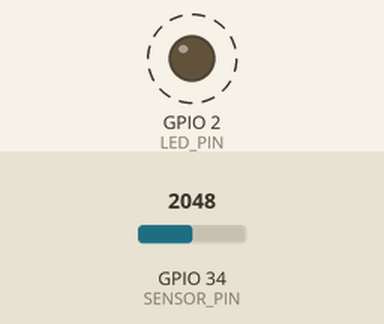
Recording of a sketch running on a simulated ESP32. Parts: output pins drawn as LEDs (lit = HIGH). Dashed ring = blinking. The test bench sets the inputs (shaded band); at power-on: GPIO 34 (SENSOR_PIN) = 2048. Random numbers use the default seed unless the sketch sets one; nothing arrives over Bluetooth unless stated; what the sketch prints to the serial monitor is not drawn.

Above: at 1.5 s.
Timing chart, 0 to 5.6 s (numbered marks = the images above):
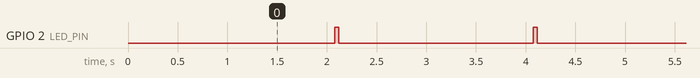

The sketch:

oxysense_6_cylinders.ino
```cpp
/*
 * ==============================================================================
 * OxySense — ESP32 Smart Oxygen Cylinder Monitoring System (6-Cylinder Firmware)
 * ==============================================================================
 *
 * Hardware:
 *   - ESP32 Development Board (NodeMCU / WROOM-32)
 *   - USB Cable to Laptop
 *   - Optional: Pressure sensor or Potentiometer on GPIO 34 (ADC1)
 *   - Built-in status LED on GPIO 2
 *
 * How It Works:
 *   1. Reads real hardware sensor (or potentiometer) on GPIO 34 for Cylinder 1.
 *   2. Generates telemetry for the complete 6-cylinder hospital ward fleet.
 *   3. Transmits telemetry every 2 seconds via:
 *        A) USB Cable (Serial JSON at 115200 baud)
 *        B) Wi-Fi HTTP POST (if Wi-Fi credentials are enabled)
 * ==============================================================================
 */

#include <Arduino.h>
#include "BluetoothSerial.h"

BluetoothSerial SerialBT;

// ------------------------------------------------------------------------------
// Optional Wi-Fi Configuration (Set ENABLE_WIFI to true if using Wi-Fi)
// ------------------------------------------------------------------------------
#define ENABLE_WIFI false

#if ENABLE_WIFI
  #include <WiFi.h>
  #include <HTTPClient.h>
  const char* WIFI_SSID     = "YOUR_WIFI_NAME";
  const char* WIFI_PASSWORD = "YOUR_WIFI_PASSWORD";
  const char* SERVER_URL    = "http://192.168.1.9:5000/api/telemetry"; // Your laptop IP
#endif

// ------------------------------------------------------------------------------
// Pin Definitions
// ------------------------------------------------------------------------------
const int SENSOR_PIN = 34;   // Analog Input (ADC1) for Pressure Sensor / Potentiometer
const int LED_PIN    = 2;    // Built-in Blue LED for status blinking

// ------------------------------------------------------------------------------
// Cylinder Structure
// ------------------------------------------------------------------------------
struct CylinderNode {
  const char* id;
  float pressure_bar;
  float flow_lpm;
  int battery_pct;
};

// 6 Hospital Cylinders Fleet
CylinderNode fleet[6] = {
  { "CYL-ICU-101",   155.0, 2.0, 94 }, // ICU Bed 04 (Monitored via Pin 34)
  { "CYL-ER-204",     42.0, 4.5, 85 }, // Emergency Trauma Bay (Low supply)
  { "CYL-GW-302",    190.0, 1.5, 98 }, // General Ward 2
  { "CYL-REC-108",    18.0, 3.0, 76 }, // Post-Op Recovery (Critical)
  { "CYL-PED-044",   140.0, 1.0, 91 }, // Pediatric Ward 3
  { "CYL-TRANS-012",  95.0, 2.5, 88 }  // Ambulance Transit Bay
};

unsigned long lastSendTime = 0;
const unsigned long SEND_INTERVAL_MS = 2000; // Send every 2 seconds

// ------------------------------------------------------------------------------
// Setup
// ------------------------------------------------------------------------------
void setup() {
  Serial.begin(115200);
  SerialBT.begin("OxySense-ESP32");
  Serial.println("Bluetooth Serial started: OxySense-ESP32");
  pinMode(LED_PIN, OUTPUT);
  pinMode(SENSOR_PIN, INPUT);

  delay(1000);
  Serial.println();
  Serial.println("=================================================");
  Serial.println("  OxySense ESP32 6-Cylinder Firmware Initialized");
  Serial.println("  Baud Rate: 115200 | Sensor Pin: GPIO 34");
  Serial.println("=================================================");

#if ENABLE_WIFI
  Serial.print("Connecting to Wi-Fi: ");
  Serial.println(WIFI_SSID);
  WiFi.begin(WIFI_SSID, WIFI_PASSWORD);
  int attempts = 0;
  while (WiFi.status() != WL_CONNECTED && attempts < 20) {
    delay(500);
    Serial.print(".");
    attempts++;
  }
  if (WiFi.status() == WL_CONNECTED) {
    Serial.println("\n[Wi-Fi] Connected! IP: " + WiFi.localIP().toString());
  } else {
    Serial.println("\n[Wi-Fi] Not connected. Falling back to USB Serial mode.");
  }
#endif
}

// ------------------------------------------------------------------------------
// Loop
// ------------------------------------------------------------------------------
void loop() {
  unsigned long now = millis();
  if (now - lastSendTime >= SEND_INTERVAL_MS) {
    lastSendTime = now;

    // 1. Read Analog Sensor on GPIO 34 for Cylinder 1 (CYL-ICU-101)
    int rawAnalog = analogRead(SENSOR_PIN); // 0 to 4095
    if (rawAnalog > 50) {
      // Map analog input to 0 - 200 Bar (approx 0 - 2900 PSI)
      fleet[0].pressure_bar = (float)map(rawAnalog, 0, 4095, 0, 2000) / 10.0;
    } else {
      // Gentle drift simulation if no physical sensor attached to pin
      fleet[0].pressure_bar -= 0.05;
      if (fleet[0].pressure_bar < 20.0) fleet[0].pressure_bar = 160.0;
    }

    // Gentle realistic physiological oscillation on fleet cylinders with strict clinical bounds
    float jitter1 = (float)(random(-2, 3)) / 10.0;
    fleet[1].pressure_bar = constrain(fleet[1].pressure_bar + jitter1, 35.0, 48.0); // Emergency Bay (Low Supply 35-48 Bar)

    float jitter2 = (float)(random(-2, 3)) / 10.0;
    fleet[2].pressure_bar = constrain(fleet[2].pressure_bar + jitter2, 175.0, 195.0); // General Ward (Nominal 175-195 Bar)

    fleet[3].pressure_bar -= 0.02;
    if (fleet[3].pressure_bar < 12.0) fleet[3].pressure_bar = 22.0; // Post-Op Recovery (Critical 12-22 Bar)

    // Safety guard: ensure every cylinder in fleet is strictly non-negative
    for (int i = 0; i < 6; i++) {
      if (fleet[i].pressure_bar < 0.0) fleet[i].pressure_bar = 0.0;
    }

    // 2. Build Multi-Cylinder JSON Payload
    String json = "{\"cylinders\":[";
    for (int i = 0; i < 6; i++) {
      json += "{";
      json += "\"cylinder_id\":\"" + String(fleet[i].id) + "\",";
      json += "\"pressure_bar\":" + String(fleet[i].pressure_bar, 1) + ",";
      json += "\"flow_lpm\":" + String(fleet[i].flow_lpm, 1) + ",";
      json += "\"battery_pct\":" + String(fleet[i].battery_pct);
      json += "}";
      if (i < 5) json += ",";
    }
    json += "]}";

    // 3. Output to USB Serial & Bluetooth Serial
    Serial.println(json);
    SerialBT.println(json);

    // 4. Blink Status LED
    digitalWrite(LED_PIN, HIGH);
    delay(40);
    digitalWrite(LED_PIN, LOW);

#if ENABLE_WIFI
    if (WiFi.status() == WL_CONNECTED) {
      HTTPClient http;
      http.begin(SERVER_URL);
      http.addHeader("Content-Type", "application/json");
      int httpCode = http.POST(json);
      if (httpCode > 0) {
        // Serial.printf("[HTTP] POST response: %d\n", httpCode);
      }
      http.end();
    }
#endif
  }
}
```

Measured:
- by itself, GPIO 2 (LED_PIN): alternates HIGH for 0.04 s and LOW for 2.0 s
